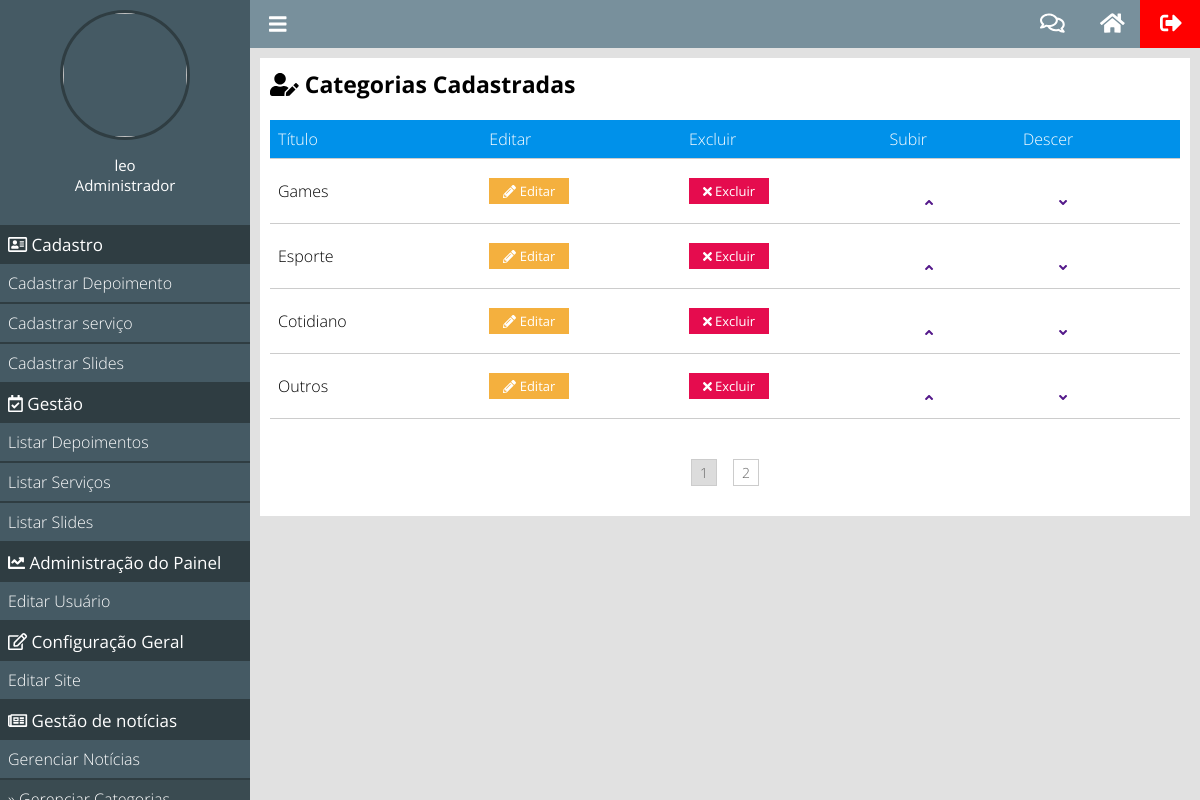
The app's page /painel/gerenciar-categorias (signed in) with its own data.
### classes/MySql.php (called while the page is built)
<?php
    class MySql{
        private static $pdo;
        public static function conectar(){
            if(self::$pdo == null){
				try{
				self::$pdo = new PDO('mysql:host='.HOST.';dbname='.DATABASE,USER,PASSWORD,array(PDO::MYSQL_ATTR_INIT_COMMAND => "SET NAMES utf8"));
				self::$pdo->setAttribute(PDO::ATTR_ERRMODE,PDO::ERRMODE_EXCEPTION);
				}catch(Exception $e){
					echo '<h2>Erro ao conectar</h2>';
				}
			}
			return self::$pdo;
        }
    }

### painel/pages/gerenciar-categorias.php (the view, shortened to what this page needs)
<?php
    $paginaAtual = isset($_GET['pagina']) ? (int)$_GET['pagina'] : 1;
    $porPagina = 4;
    $categorias = Painel::selectAll('tb_site.categorias',($paginaAtual - 1) * $porPagina,$porPagina);
?>
<div class="box__content">
    <h2><i class="fas fa-user-edit"></i> Categorias Cadastradas</h2>
    <div class="wraper__table">
    <table>
        <tr>
            <td>Título</td>
            <td>Editar</td>
            <td>Excluir</td>
            <td>Subir</td>
            <td>Descer</td>
        </tr>
        <?php
            foreach($categorias as $key => $value){
        ?>
        <tr>
            <td><?php echo $value['nome']; ?></td>
            <td><a class="btn edit" href="<?php echo INCLUDE_PATH_PAINEL ?>editar-categoria?id=<?php echo $value['id']; ?>"><i class="fas fa-pencil-alt"></i> Editar</a></td>
            <td><a actionBtn="delete" class="btn delete" href="<?php echo INCLUDE_PATH_PAINEL ?>gerenciar-categorias?excluir=<?php echo $value['id']; ?>"><i class="fas fa-times"></i> Excluir</a></td>
            <td>&nbsp;&nbsp;<a class="btn order" href="<?php echo INCLUDE_PATH_PAINEL ?>gerenciar-categorias?order=up&id=<?php echo $value['id']; ?>"><i class="fa fa-angle-up"></i></a></td>
            <td>&nbsp;&nbsp;&nbsp;<a class="btn order" href="<?php echo INCLUDE_PATH_PAINEL ?>gerenciar-categorias?order=down&id=<?php echo $value['id']; ?>"><i class="fa fa-angle-down"></i></a></td>
        </tr>
        <?php } ?>
    </table>
    </div>
    <div class="paginacao">
        <?php
            $totalPaginas = ceil(count(Painel::selectAll('tb_site.categorias')) / $porPagina);
            for($i = 1; $i <= $totalPaginas; $i++){
                if($i == $paginaAtual)
                    echo '<a class="page__selected" href="'.INCLUDE_PATH_PAINEL.'gerenciar-categorias?pagina='.$i.'">'.$i.'</a>';
                else
                    echo '<a href="'.INCLUDE_PATH_PAINEL.'gerenciar-categorias?pagina='.$i.'">'.$i.'</a>';
            }
        ?>
	</div>
</div>

### painel/css/style.css (style rules this page uses)
* { margin: 0; padding: 0; box-sizing: border-box; font-family: 'Open Sans'; }
html,body { height: 100%; background-color: rgb(225,225,225); }
body { overflow-x: hidden; }
.box__content { padding: 10px; margin-bottom: 15px; background-color: white; }
.box__content h2 { font-weight: bold; font-size: 23px; }
.box__content a { color: black; text-decoration: none; font-weight: lighter; }
.wraper__table { overflow-x: auto; }
table { width: 100%; min-width: 900px; margin: 20px 0; font-weight: 300; border-collapse: collapse; }
table tr:nth-of-type(1) { background-color: #0091ea; color: white; }
table tr { border-bottom: 1px solid #ccc; color: black; }
table td { padding: 8px; }
table a.btn { max-width: 80px; text-align: center; font-weight: normal; text-decoration: none; font-size: 13px; }
a.btn { padding: 4px 6px;color: white;display: block; }
a.btn.edit { background-color: #f4b03e; }
a.btn.delete { background-color: #e50c4e; }
a.btn.order { color: #551A8B; }
.paginacao { margin:20px 0; text-align: center; }
.paginacao a { margin:0 8px; display: inline-block; padding: 3px 8px; border: 1px solid #ccc; text-decoration: none; color: #666; font-size: 14px; }
.paginacao a.page__selected { background: rgb(220,220,220); }

### records on screen
tb_site.categorias: nome "Games"
tb_site.categorias: nome "Esporte"
tb_site.categorias: nome "Cotidiano"
tb_site.categorias: nome "Outros"

### other values on screen
$_SESSION['nome'] "leo"
pegaCargo($_SESSION['cargo']) "Administrador"
